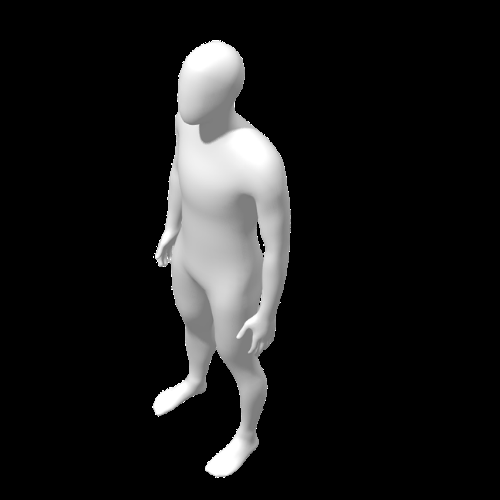
#> input picture datasetgen-2026/uav-yolo-dataset-generator/input/objects/mannequin/m1.png, 500 x 500 px
$ python -i image_utils.py   (imports and definitions only)
#> lines starting #> are read from the running program, lines starting #| are printed output that depends on the picture
"""
Image utility functions for loading, transforming, and compositing images.
"""

import cv2
import numpy as np
from pathlib import Path
from typing import Tuple, Optional
import logging


def load_image_with_alpha(
    image_path: Path,
    mask_path: Optional[Path] = None
) -> Tuple[np.ndarray, np.ndarray]:
    """
    Load an image and its alpha channel.

    Priority:
      1. Alpha channel embedded in the image (e.g. PNG with transparency)
      2. External mask file
      3. Full-opaque mask (all 255)

    Args:
        image_path: Path to the image file.
        mask_path: Optional path to an external mask file.

    Returns:
        Tuple of (image_bgr, alpha_uint8) where alpha is 0-255.
    """
#> called with image_path = '../input/objects/mannequin/m1.png'
    image = cv2.imread(str(image_path), cv2.IMREAD_UNCHANGED)
#> image is the input picture: shape (500, 500, 4); mean B, G, R, A 26.1, 26.1, 26.1, 34.3
    if image is None:
        raise ValueError(f"Failed to load image: {image_path}")

    alpha = None

    if image.ndim == 2:
        # Grayscale → BGR
        image = cv2.cvtColor(image, cv2.COLOR_GRAY2BGR)
    elif image.shape[2] == 4:
        # BGRA → split
        alpha = image[:, :, 3].copy()
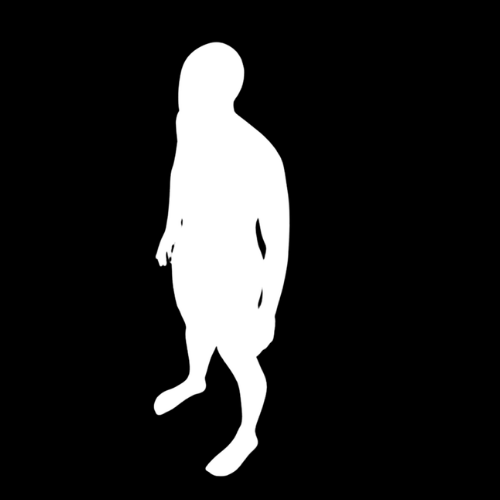
#> alpha: shape (500, 500); min 0, max 255, mean 34.3
        image = image[:, :, :3].copy()
#> image: shape (500, 500, 3)
    elif image.shape[2] == 2:
        # GA → split
        alpha = image[:, :, 1].copy()
        image = cv2.cvtColor(image[:, :, 0], cv2.COLOR_GRAY2BGR)
    else:
        image = image[:, :, :3].copy()

    # External mask fallback
    if alpha is None and mask_path is not None and mask_path.exists():
        mask = cv2.imread(str(mask_path), cv2.IMREAD_GRAYSCALE)
        if mask is not None:
            # Resize mask to match image if needed
            if mask.shape[:2] != image.shape[:2]:
                mask = cv2.resize(
                    mask, (image.shape[1], image.shape[0]),
                    interpolation=cv2.INTER_NEAREST
                )
            alpha = mask

    # Full-opaque fallback
    if alpha is None:
        alpha = np.full(image.shape[:2], 255, dtype=np.uint8)

    return image, alpha


# [131 lines left out: functions apply_alpha_compositing, adjust_brightness_contrast, apply_gaussian_blur, compute_tight_bbox, not called in this run]

>>> result = load_image_with_alpha('../input/objects/mannequin/m1.png')

$ run again, on datasetgen-2026/uav-yolo-dataset-generator/input/objects/mannequin/m10.png
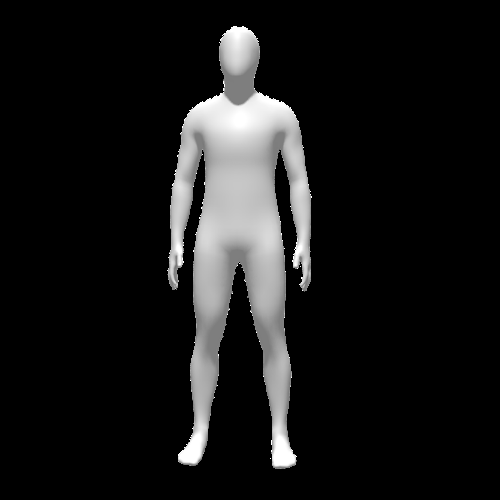
#> input picture datasetgen-2026/uav-yolo-dataset-generator/input/objects/mannequin/m10.png, 500 x 500 px
#> in load_image_with_alpha, image is the input picture: shape (500, 500, 4); mean B, G, R, A 24.2, 24.2, 24.2, 31.5
#> in load_image_with_alpha, `alpha = image[:, :, 3].copy()`:
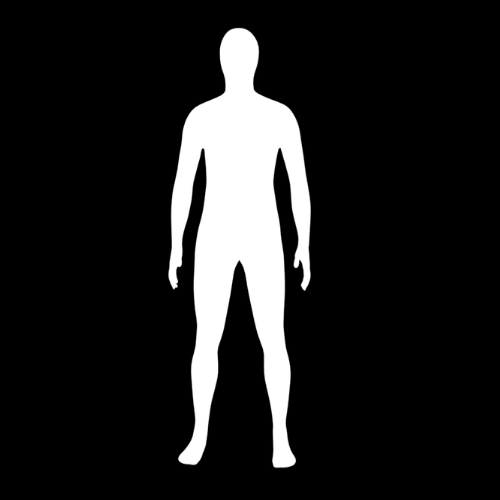
#> alpha: shape (500, 500); min 0, max 255, mean 31.5
#> image: shape (500, 500, 3)
